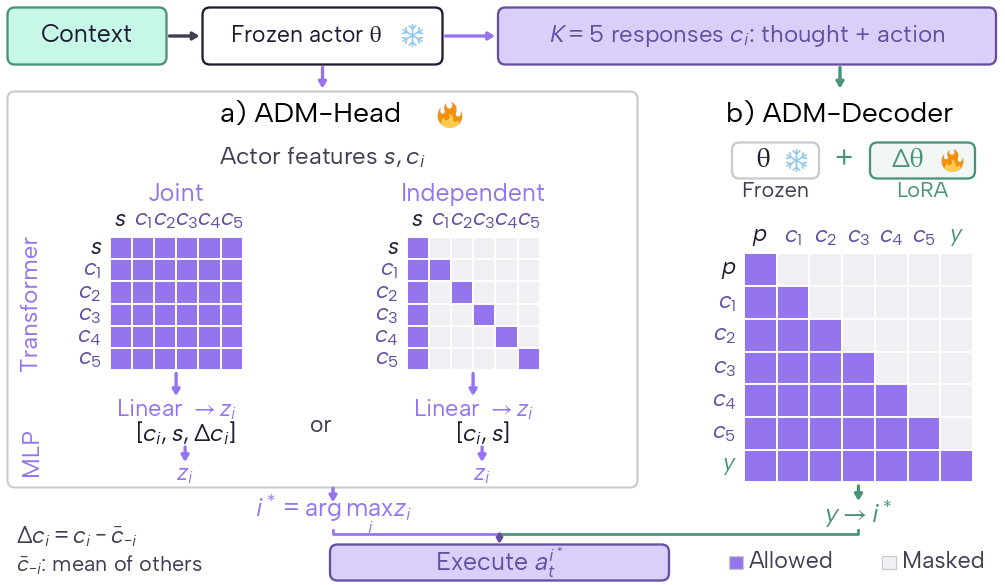

The script that drew this image:
"""One-column ADM architecture: frozen actor, four feature-head variants, decoder.

The head reads projected actor features s/c_i. Transformer rows visualize the
original K=5 joint/independent attention masks; MLP rows show their input vectors.
The decoder reads prompt/candidate text and generates the candidate index. Both
selectors execute an original actor proposal. No experiments or API calls.
"""
import os
from pathlib import Path
import sys

os.environ.setdefault("MPLCONFIGDIR", "/tmp/openwebrl-head-architecture-matplotlib")
import matplotlib
matplotlib.use("Agg")
import matplotlib.pyplot as plt
from matplotlib.patches import FancyArrowPatch, FancyBboxPatch, Rectangle

sys.path.insert(0, str(next(p for p in Path(__file__).resolve().parents
                           if (p / "paper_plot_style.py").is_file())))
import paper_plot_style  # noqa: E402,F401
from paper_plot_palette import COLORS as C, tint  # noqa: E402

INK, MUTED, LINE = C["INK"], C["MUTED"], C["BORDER"]
HEAD, DECODER = C["ADM_22M"], C["ADM_4B"]
# Same embedded Twemoji assets as the Kev-inclusive architecture figure.
ICONS = Path(__file__).resolve().parents[2] / "assets/icons"
FROZEN, TRAINED = (plt.imread(ICONS / f) for f in
                   ("twemoji-snowflake-2744.png", "twemoji-fire-1f525.png"))
ALLOWED, MASKED = C["ATTENTION_ALLOWED"], C["ATTENTION_MASKED"]
K = 5
W, H = 3.35, 1.95
plt.rcParams.update({"font.family": "Albert Sans", "font.size": 6,
                     "text.color": INK, "svg.fonttype": "none", "pdf.fonttype": 42,
                     "savefig.facecolor": "white"})
fig = plt.figure(figsize=(W, H))
ax = fig.add_axes([0, 0, 1, 1])
ax.set(xlim=(0, W), ylim=(0, H))
ax.axis("off")


def text(x, y, label, size=6, color=INK, ha="left", **kw):
    return ax.text(x, y, label, fontsize=size, color=color, ha=ha, va="center", **kw)


def box(x, y, w, h, edge=LINE, fill="white", lw=.55):
    p = FancyBboxPatch((x, y), w, h, boxstyle="round,pad=0,rounding_size=.025",
                      facecolor=fill, edgecolor=edge, linewidth=lw, zorder=2)
    ax.add_patch(p)
    return p


def icon(x, y, img, size=.085):
    ax.imshow(img, extent=(x-size/2, x+size/2, y-size/2, y+size/2),
              aspect="auto", zorder=7, interpolation="lanczos")


def arrow(x0, y0, x1, y1, color=HEAD, head=4):
    p = FancyArrowPatch((x0, y0), (x1, y1), arrowstyle="-|>,head_length=.30,head_width=.18",
                       mutation_scale=head, shrinkA=0, shrinkB=0,
                       color=color, linewidth=.8, zorder=5)
    ax.add_patch(p)
    return p


def matrix(x0, top, labels, cell, mask, answer=False, row_labels=True):
    for i, label in enumerate(labels):
        color = C["STATE_INK"] if i == 0 else DECODER if answer and i == K + 1 else C["ACTION_INK"]
        text(x0 + (i + .5)*cell, top+.055, label, size=5.6, color=color, ha="center")
        if row_labels:
            text(x0-.025, top-(i+.5)*cell, label, size=5.6, color=color, ha="right")
        for j in range(len(labels)):
            ax.add_patch(Rectangle((x0+j*cell, top-(i+1)*cell), cell, cell,
                                   facecolor=ALLOWED if mask[i][j] else MASKED,
                                   edgecolor="white", linewidth=.45, zorder=3))


# Shared actor sampling; both outgoing arrows remain explicit at printed size.
box(.025, 1.735, .53, .19, edge=C["STATE_BORDER"], fill=tint("STATE", .60))
text(.29, 1.83, "Context", ha="center")
arrow(.565, 1.83, .665, 1.83, color=MUTED)
box(.675, 1.735, .80, .19, edge=INK)
text(1.02, 1.83, r"Frozen actor $\theta$", size=5.5, ha="center")
icon(1.375, 1.83, FROZEN, .075)
arrow(1.485, 1.83, 1.65, 1.83, color=HEAD)
box(1.66, 1.735, 1.66, .19, edge=C["ACTION_INK"], fill=tint("ACTION", .65))
text(2.49, 1.83, r"$K=5$ responses $c_i$: thought + action", size=5.8, color=C["ACTION_INK"], ha="center")
arrow(1.075, 1.725, 1.075, 1.655, color=HEAD, head=4)
arrow(2.80, 1.725, 2.80, 1.655, color=DECODER, head=4)
# Feature head: attention and MLP are alternative scorers, each joint/independent.
box(.025, .325, 2.10, 1.32, edge=LINE, lw=.5)
text(1.035, 1.565, "a) ADM-Head", size=6.8, color="black", ha="center")
icon(1.50, 1.565, TRAINED)
text(1.075, 1.425, r"Actor features $s, c_i$", size=5.8, color=MUTED, ha="center")

CELL, HEAD_TOP, TOP = .074, 1.16, 1.105
labels = [r"$s$"]+[rf"$c_{{{i}}}$" for i in range(1, K+1)]
joint_mask = [[True]*(K+1) for _ in range(K+1)]
independent_mask = [[r == c or (r > 0 and c == 0) for c in range(K+1)] for r in range(K+1)]
assert sum(map(sum, joint_mask)) == 36
assert sum(map(sum, independent_mask)) == 11
for name, x0, mask in (("Joint", .365, joint_mask), ("Independent", 1.355, independent_mask)):
    text(x0+3*CELL, 1.30, name, size=6, color=HEAD, ha="center")
    matrix(x0, HEAD_TOP, labels, CELL, mask)
    center = x0 + 3*CELL
    arrow(center, .705, center, .630, color=HEAD, head=4)
    text(center, .585, r"Linear $\rightarrow z_i$", size=5.7, color=HEAD, ha="center")
text(.105, .94, "Transformer", size=5.8, color=HEAD, ha="center", rotation=90)
text(1.07, .530, "or", size=5.5, color=MUTED, ha="center")
text(.105, .445, "MLP", size=5.8, color=HEAD, ha="center", rotation=90)
# cbar_-i is the mean of OTHER candidates, defined in the caption. Each MLP
# shares parameters across candidates. Brackets denote vector concatenation.
for center, inputs in ((.617, r"$[c_i,s,\Delta c_i]$"), (1.607, r"$[c_i,s]$")):
    text(center, .505, inputs, size=5.8, ha="center")
    arrow(center, .460, center, .410, color=HEAD, head=4)
    text(center, .365, r"$z_i$", size=5.7, color=HEAD, ha="center")
# Every alternative explicitly ends in z_i; one panel-level arrow suffices.
arrow(1.11, .323, 1.11, .276, color=HEAD, head=4)
text(1.11, .235, r"$i^*=\arg\max_i z_i$", size=6, color=HEAD, ha="center")

# Decoder uses text rather than the head's projected feature vectors.
text(2.80, 1.565, "b) ADM-Decoder", size=6.8, color="black", ha="center")
# Matching theta symbols encode shared initialization without a long arrow.
box(2.44, 1.355, .29, .12, edge=LINE)
text(2.545, 1.415, r"$\theta$", size=6.4, ha="center")
icon(2.655, 1.415, FROZEN, .075)
text(2.585, 1.310, "Frozen", size=5.2, color=MUTED, ha="center")
text(2.81, 1.415, "+", size=7, color=DECODER, ha="center")
box(2.90, 1.355, .35, .12, edge=DECODER, fill=tint("ADM_4B", .93))
text(3.025, 1.415, r"$\Delta\theta$", size=6.4, color=DECODER, ha="center")
icon(3.175, 1.415, TRAINED, .075)
text(3.075, 1.310, "LoRA", size=5.2, color=DECODER, ha="center")
DX, DCELL = 2.48, .109
TOKENS = [r"$p$"]+[rf"$c_{{{i}}}$" for i in range(1,K+1)]+[r"$y$"]
causal_mask = [[c <= r for c in range(K+2)] for r in range(K+2)]
assert sum(map(sum, causal_mask)) == 28
matrix(DX, TOP, TOKENS, DCELL, causal_mask, answer=True)
mid = DX + len(TOKENS)*DCELL/2
arrow(mid, .330, mid, .280, color=DECODER, head=4)
text(mid, .235, r"$y\rightarrow i^*$", size=6.3, color=DECODER, ha="center")

# One original action executes, whichever alternative selector is used.
ax.plot([1.11, 1.11, 1.665], [.185, .17, .17], color=HEAD, linewidth=.65)
ax.plot([mid, mid, 1.665], [.185, .17, .17], color=DECODER, linewidth=.65)
arrow(1.665, .17, 1.665, .137, color=C["ACTION_INK"], head=3)
box(1.10, .015, 1.13, .12, edge=C["ACTION_INK"], fill=tint("ACTION", .65))
text(1.665, .075, r"Execute $a_t^{i^*}$", size=6, color=C["ACTION_INK"], ha="center")
# Define the joint MLP's candidate-relative feature without crowding the row.
text(.055, .160, r"$\Delta c_i = c_i - \bar c_{-i}$", size=5.5, color=MUTED)
text(.055, .065, r"$\bar c_{-i}$: mean of others", size=5.2, color=MUTED)
# Compact legend, right aligned. Rows query columns in all matrices.
for x, fill, label in ((2.43, ALLOWED, "Allowed"), (2.94, MASKED, "Masked")):
    ax.add_patch(Rectangle((x, .052), .045, .045, facecolor=fill, edgecolor=LINE, linewidth=.3))
    text(x+.065, .075, label, size=5.6, color=MUTED)

fig.canvas.draw()
renderer = fig.canvas.get_renderer()
for label in ax.texts:
    bounds = label.get_window_extent(renderer)
    assert fig.bbox.contains(*bounds.p0) and fig.bbox.contains(*bounds.p1), label.get_text()
for ext in ("png", "svg", "pdf"):
    path = Path(__file__).with_suffix(f".{ext}")
    metadata = {"Date": None} if ext == "svg" else {"CreationDate": None, "ModDate": None} if ext == "pdf" else {}
    fig.savefig(path, dpi=300, metadata=metadata)
    if ext == "svg":
        path.write_text("\n".join(line.rstrip() for line in path.read_text().splitlines())+"\n")
assert b"/FontFile2" in Path(__file__).with_suffix(".pdf").read_bytes()
plt.close(fig)
